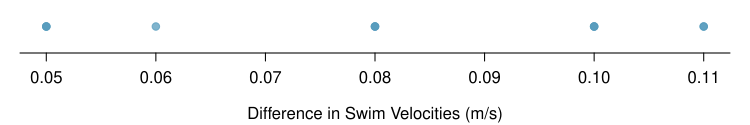

Reproduce this figure in R.
library(openintro)
data(COL)

wet.suit.velocity = c(1.57, 1.47, 1.35, 1.35, 1.22, 
                      1.75, 1.64, 1.57, 1.56, 1.53, 
                      1.49, 1.51 )
swim.suit.velocity = c(1.49, 1.37, 1.24, 1.27, 1.12, 
                       1.64, 1.59, 1.52, 1.50, 1.45, 
                       1.44, 1.41)
swimmer.number = c(1:12)
swim.suit.study = as.data.frame(cbind(swimmer.number,
                                      wet.suit.velocity, 
                                      swim.suit.velocity))
diff = wet.suit.velocity - swim.suit.velocity


myPDF("swimDotPlot.pdf",
      7.5,
      1.25,
      mar = c(3.6, 1, 0, 1),
      mgp = c(2.5, 0.7, 0),
      tcl = -0.4)

dotPlot(diff,
        xlab = 'Difference in Swim Velocities (m/s)',
        ylab = '',
        pch = 20,
        col = COL[1, 2],
        cex = 1.5,
        ylim = c(0.95, 1.05),
        axes = FALSE)
axis(1, at = seq(-0.2, 0.2, 0.01))

dev.off()
